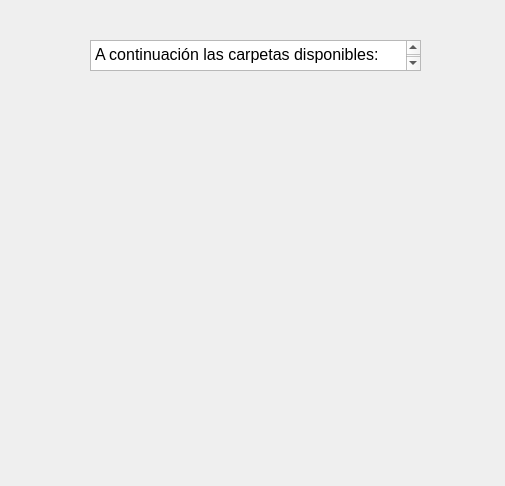
<?xml version="1.0" encoding="UTF-8"?>
<ui version="4.0">
 <class>Dialog</class>
 <widget class="QDialog" name="Dialog">
  <property name="geometry">
   <rect>
    <x>0</x>
    <y>0</y>
    <width>505</width>
    <height>486</height>
   </rect>
  </property>
  <property name="windowTitle">
   <string>Dialog</string>
  </property>
  <widget class="QTextBrowser" name="textBrowser">
   <property name="geometry">
    <rect>
     <x>90</x>
     <y>40</y>
     <width>331</width>
     <height>31</height>
    </rect>
   </property>
   <property name="html">
    <string>&lt;!DOCTYPE HTML PUBLIC &quot;-//W3C//DTD HTML 4.0//EN&quot; &quot;http://www.w3.org/TR/REC-html40/strict.dtd&quot;&gt;
&lt;html&gt;&lt;head&gt;&lt;meta name=&quot;qrichtext&quot; content=&quot;1&quot; /&gt;&lt;style type=&quot;text/css&quot;&gt;
p, li { white-space: pre-wrap; }
&lt;/style&gt;&lt;/head&gt;&lt;body style=&quot; font-family:'MS Shell Dlg 2'; font-size:8pt; font-weight:400; font-style:normal;&quot;&gt;
&lt;p style=&quot; margin-top:0px; margin-bottom:0px; margin-left:0px; margin-right:0px; -qt-block-indent:0; text-indent:0px;&quot;&gt;&lt;span style=&quot; font-size:12pt;&quot;&gt;A continuación las carpetas disponibles:&lt;/span&gt;&lt;/p&gt;
&lt;p style=&quot;-qt-paragraph-type:empty; margin-top:0px; margin-bottom:0px; margin-left:0px; margin-right:0px; -qt-block-indent:0; text-indent:0px; font-size:12pt;&quot;&gt;&lt;br /&gt;&lt;/p&gt;&lt;/body&gt;&lt;/html&gt;</string>
   </property>
  </widget>
 </widget>
 <resources/>
 <connections/>
</ui>
